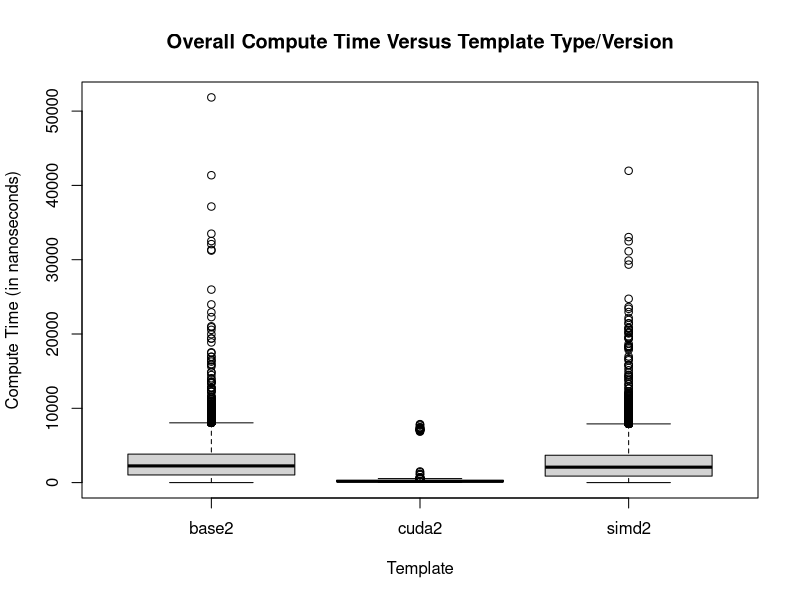
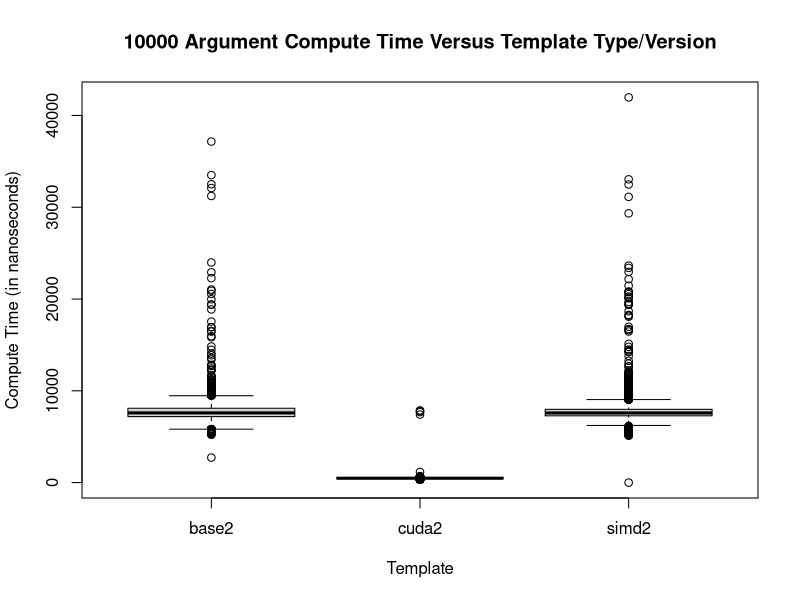
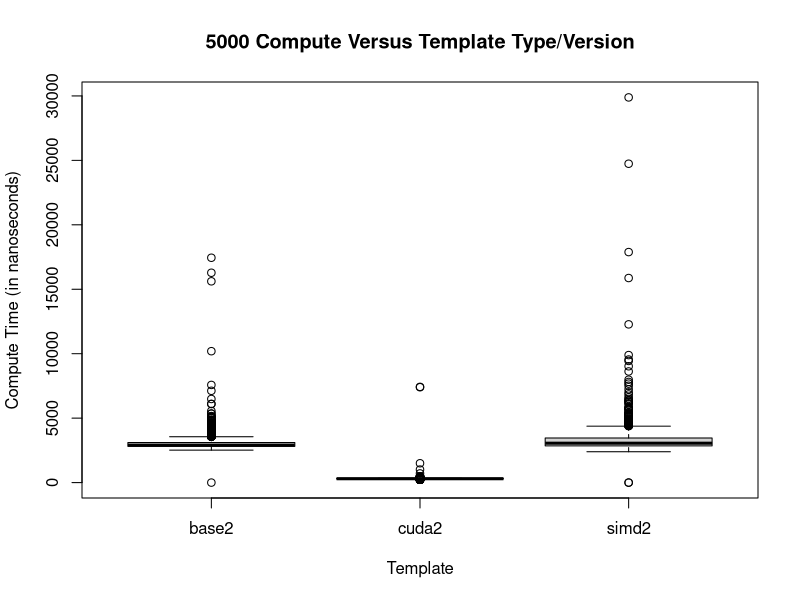
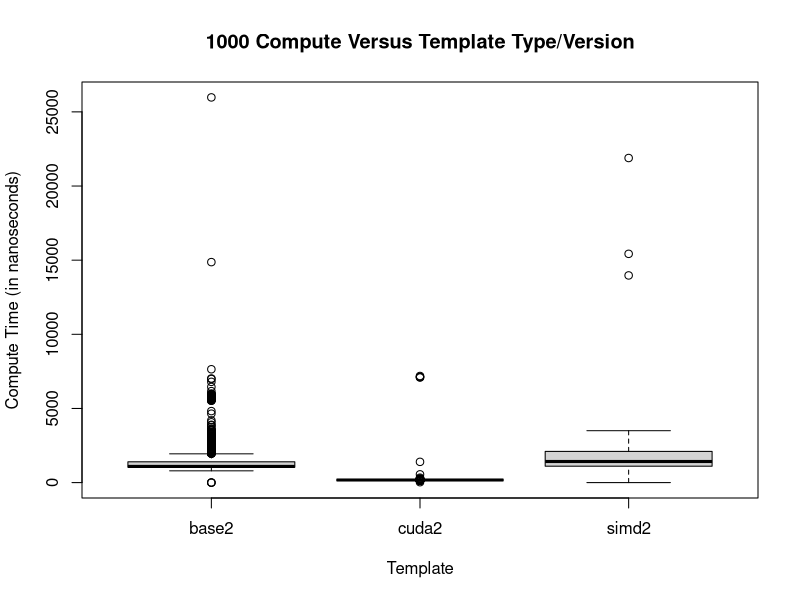
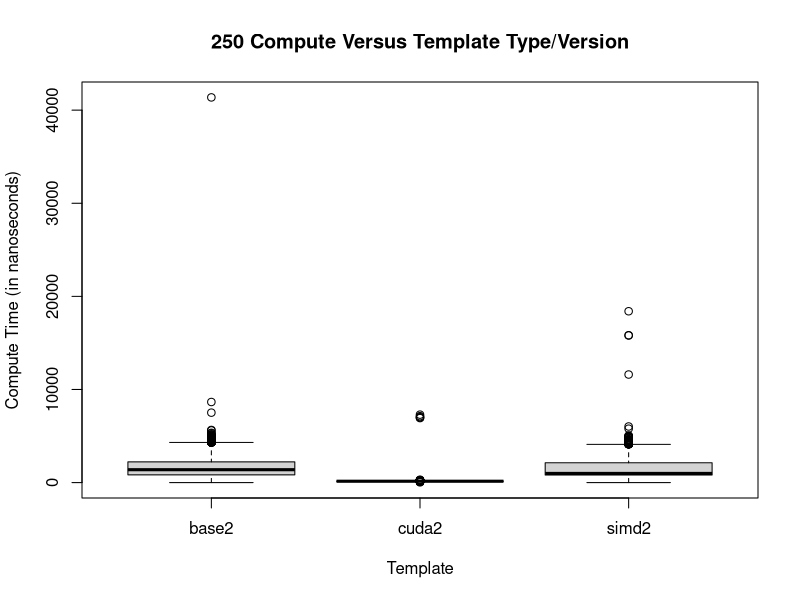
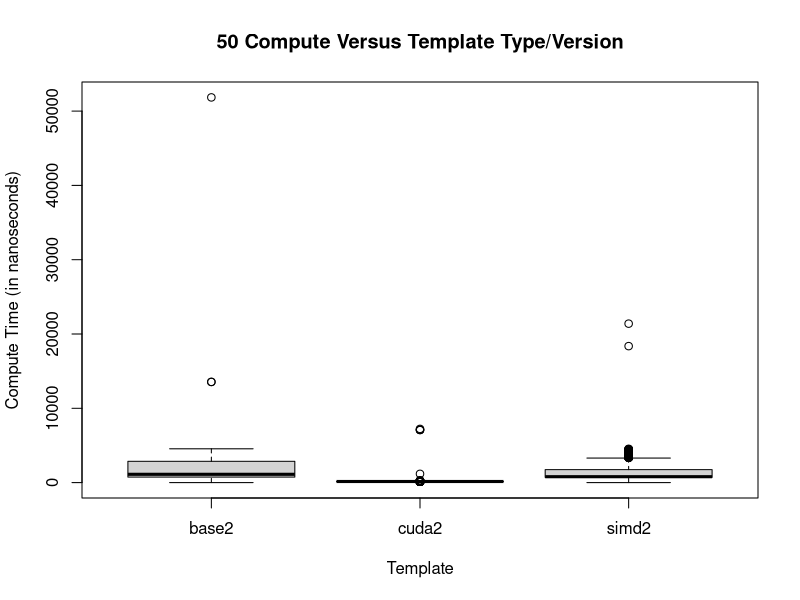
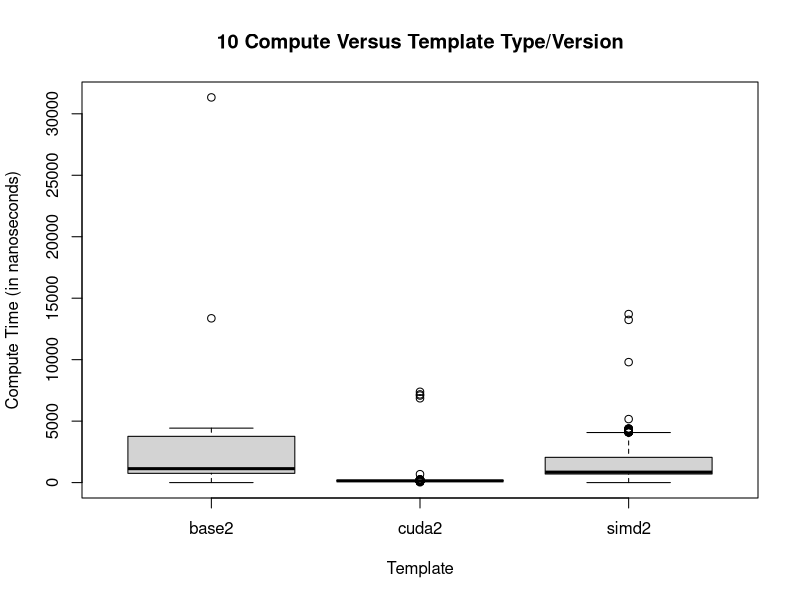
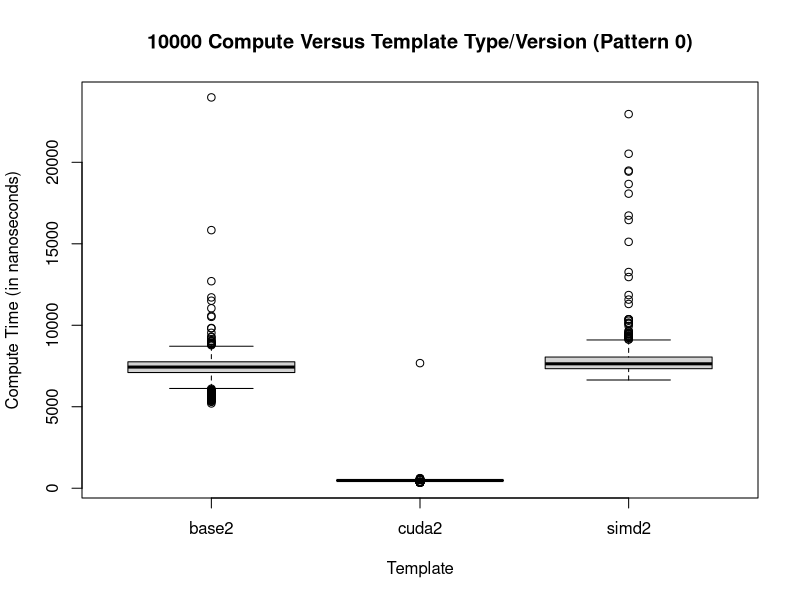

These figures' R source, in order:
#!/usr/bin/env Rscript

library(ggplot2)
library(dplyr)

data <- read.csv("results.csv")

# data_cleaned <- data %>% group_by(data$pattern_name) %>% 
#   filter(!(abs((data$compute_time - mean(data$compute_time)) / sd(data$compute_time)) > 3 * sd(data$compute_time)))

png(sprintf("images/compute_v_pattern_overall.png"))
with(data, boxplot(data$compute_time ~ data$template_name, main = "Overall Compute Time Versus Template Type/Version", xlab = "Template", ylab = "Compute Time (in nanoseconds)"))

data_base <- data %>% filter(template_name == "base2")
data_cuda <- data %>% filter(template_name == "cuda2")
data_simd <- data %>% filter(template_name == "simd2")

data_10000 <- data %>% filter(arg_count == 10000)
data_5000 <- data %>% filter(arg_count == 5000)
data_1000 <- data %>% filter(arg_count == 1000)
data_250 <- data %>% filter(arg_count == 250)
data_50 <- data %>% filter(arg_count == 50)
data_10 <- data %>% filter(arg_count == 10)

png(sprintf("images/compute_v_pattern_10000.png"))
with(data_10000, boxplot(compute_time ~ template_name, main = "10000 Argument Compute Time Versus Template Type/Version", xlab = "Template", ylab = "Compute Time (in nanoseconds)"))
png(sprintf("images/compute_v_pattern_5000.png"))
with(data_5000, boxplot(compute_time ~ template_name, main = "5000 Compute Versus Template Type/Version", xlab = "Template", ylab = "Compute Time (in nanoseconds)"))
png(sprintf("images/compute_v_pattern_1000.png"))
with(data_1000, boxplot(compute_time ~ template_name, main = "1000 Compute Versus Template Type/Version", xlab = "Template", ylab = "Compute Time (in nanoseconds)"))
png(sprintf("images/compute_v_pattern_250.png"))
with(data_250, boxplot(compute_time ~ template_name, main = "250 Compute Versus Template Type/Version", xlab = "Template", ylab = "Compute Time (in nanoseconds)"))
png(sprintf("images/compute_v_pattern_50.png"))
with(data_50, boxplot(compute_time ~ template_name, main = "50 Compute Versus Template Type/Version", xlab = "Template", ylab = "Compute Time (in nanoseconds)"))
png(sprintf("images/compute_v_pattern_10.png"))
with(data_10, boxplot(compute_time ~ template_name, main = "10 Compute Versus Template Type/Version", xlab = "Template", ylab = "Compute Time (in nanoseconds)"))

for (index in 0:4) {
  print(index)
  data_10000 <- data %>% filter(arg_count == 10000 & pattern_number == index)
  print(length(data_10000$compute_time))
  data_5000 <- data %>% filter(arg_count == 5000 & pattern_number == index)
  print(length(data_5000$compute_time))
  data_1000 <- data %>% filter(arg_count == 1000 & pattern_number == index)
  print(length(data_1000$compute_time))
  data_250 <- data %>% filter(arg_count == 250 & pattern_number == index)
  print(length(data_250$compute_time))
  data_50 <- data %>% filter(arg_count == 50 & pattern_number == index)
  print(length(data_50$compute_time))
  data_10 <- data %>% filter(arg_count == 10 & pattern_number == index)
  print(length(data_10$compute_time))

  png(sprintf("images/compute_v_pattern_10000_%d.png", index))
  with(data_10000, boxplot(compute_time ~ template_name, main = sprintf("10000 Compute Versus Template Type/Version (Pattern %d)", index), xlab = "Template", ylab = "Compute Time (in nanoseconds)"))
  png(sprintf("images/compute_v_pattern_5000_%d.png", index))
  with(data_5000, boxplot(compute_time ~ template_name, main = sprintf("5000 Compute Versus Template Type/Version (Pattern %d)", index), xlab = "Template", ylab = "Compute Time (in nanoseconds)"))
  png(sprintf("images/compute_v_pattern_1000_%d.png", index))
  with(data_1000, boxplot(compute_time ~ template_name, main = sprintf("1000 Compute Versus Template Type/Version (Pattern %d)", index), xlab = "Template", ylab = "Compute Time (in nanoseconds)"))
  png(sprintf("images/compute_v_pattern_250_%d.png", index))
  with(data_250, boxplot(compute_time ~ template_name, main = sprintf("250 Compute Versus Template Type/Version (Pattern %d)", index), xlab = "Template", ylab = "Compute Time (in nanoseconds)"))
  png(sprintf("images/compute_v_pattern_50_%d.png", index))
  with(data_50, boxplot(compute_time ~ template_name, main = sprintf("50 Compute Versus Template Type/Version (Pattern %d)", index), xlab = "Template", ylab = "Compute Time (in nanoseconds)"))
  png(sprintf("images/compute_v_pattern_10_%d.png", index))
  with(data_10, boxplot(compute_time ~ template_name, main = sprintf("10 Compute Versus Template Type/Version (Pattern %d)", index), xlab = "Template", ylab = "Compute Time (in nanoseconds)"))
}
